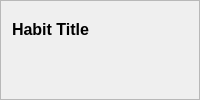
<?xml version="1.0" encoding="UTF-8"?>
<ui version="4.0">
 <class>HabitCard</class>
 <widget class="QFrame" name="HabitCard">
  <property name="frameShape">
   <enum>QFrame::StyledPanel</enum>
  </property>
  <layout class="QVBoxLayout" name="verticalLayout">
   <item>
    <widget class="QLabel" name="titleLabel">
     <property name="text"><string>Habit Title</string></property>
     <property name="styleSheet"><string>font-size:16px; font-weight:bold;</string></property>
    </widget>
   </item>
   <item>
    <widget class="QWidget" name="calendarWidget">
      <layout class="QVBoxLayout" name="calendarLayout"/>
    </widget>
   </item>
  </layout>
 </widget>
 <resources/>
 <connections/>
</ui>
